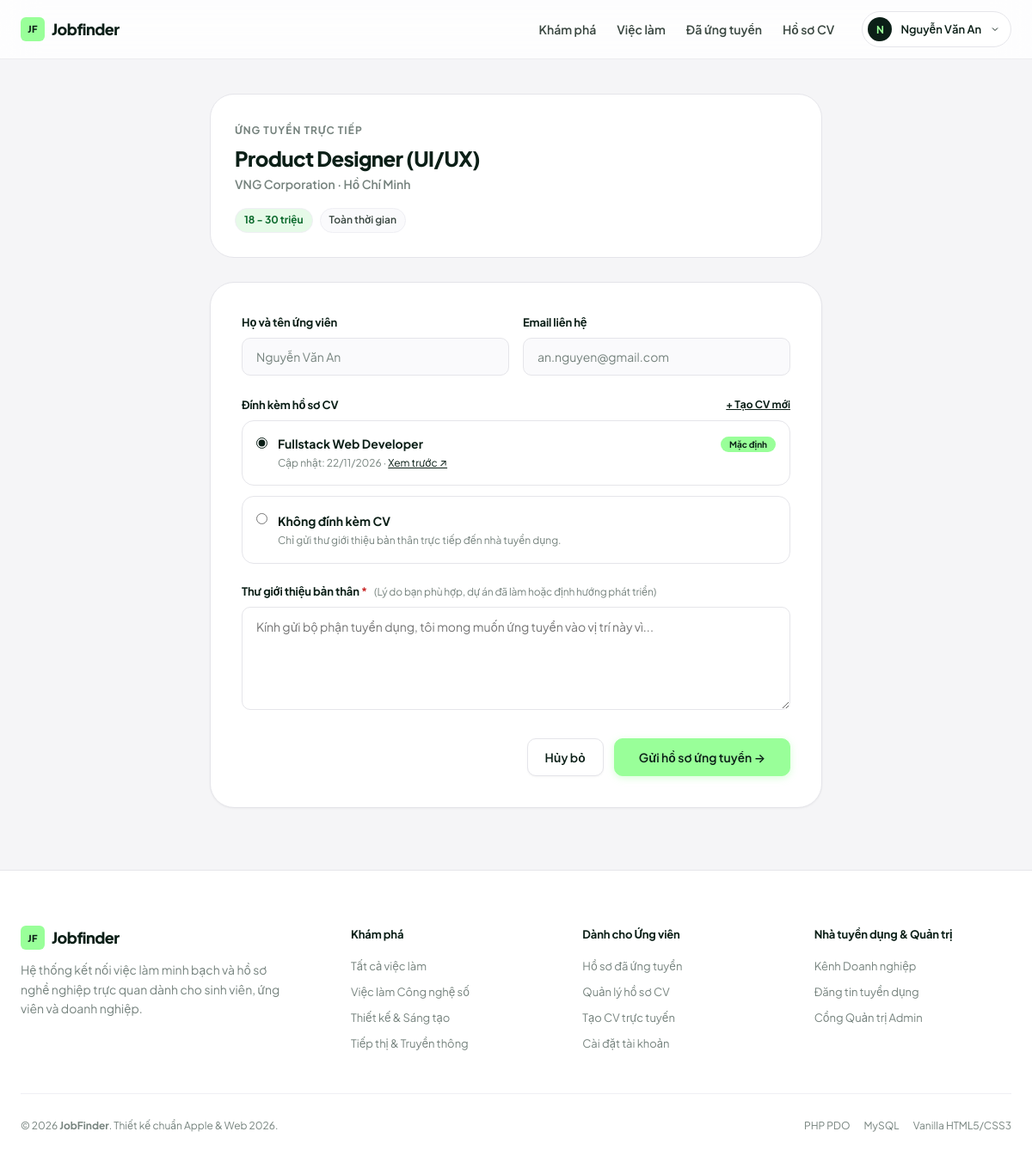
/apply.php?job_id=3 (signed in), run on the app's committed database.
### tables this page shows
CREATE TABLE `jobs` (
  `id` INT AUTO_INCREMENT PRIMARY KEY,
  `employer_id` INT NULL,
  `title` VARCHAR(150) NOT NULL,
  `company` VARCHAR(100) NOT NULL,
  `location` VARCHAR(100) NOT NULL,
  `category` VARCHAR(100) NOT NULL,
  `salary` VARCHAR(100) NOT NULL,
  `salary_value` INT DEFAULT 0,
  `job_type` VARCHAR(50) NOT NULL DEFAULT 'Toàn thời gian',
  `experience` VARCHAR(50) NOT NULL DEFAULT 'Không yêu cầu',
  `description` TEXT NOT NULL,
  `requirements` TEXT NOT NULL,
  `deadline` DATE NULL,
  `views` INT NOT NULL DEFAULT 0,
  `status` VARCHAR(20) NOT NULL DEFAULT 'active',
  `created_at` TIMESTAMP DEFAULT CURRENT_TIMESTAMP,
  CONSTRAINT `fk_job_employer` FOREIGN KEY (`employer_id`) REFERENCES `users` (`id`) ON DELETE SET NULL
);

CREATE TABLE `cvs` (
  `id` INT AUTO_INCREMENT PRIMARY KEY,
  `user_id` INT NOT NULL,
  `title` VARCHAR(150) NOT NULL DEFAULT 'Hồ sơ nghề nghiệp',
  `full_name` VARCHAR(100) NOT NULL,
  `email` VARCHAR(100) NOT NULL,
  `phone` VARCHAR(20) NULL,
  `address` VARCHAR(200) NULL,
  `summary` TEXT NULL,
  `education` TEXT NULL,
  `experience` TEXT NULL,
  `skills` TEXT NULL,
  `certifications` TEXT NULL,
  `languages` VARCHAR(255) NULL,
  `cv_link` VARCHAR(255) NULL,
  `is_default` TINYINT(1) NOT NULL DEFAULT 0,
  `created_at` TIMESTAMP DEFAULT CURRENT_TIMESTAMP,
  `updated_at` TIMESTAMP NULL ON UPDATE CURRENT_TIMESTAMP,
  CONSTRAINT `fk_cv_user` FOREIGN KEY (`user_id`) REFERENCES `users` (`id`) ON DELETE CASCADE
);

### apply.php (the view, shortened to what this page needs)
<?php
require_once 'config/database.php';
$job_id = isset($_GET['job_id']) ? (int)$_GET['job_id'] : (isset($_POST['job_id']) ? (int)$_POST['job_id'] : 0);
$user_id = (int)$_SESSION['user_id'];
$user_email = $_SESSION['user_email'];
$stmt = $pdo->prepare("SELECT * FROM jobs WHERE id = :id AND status = 'active' LIMIT 1");
$stmt->execute([':id' => $job_id]);
$job = $stmt->fetch();
$cv_stmt = $pdo->prepare("SELECT id, title, is_default, updated_at, created_at FROM cvs WHERE user_id = ? ORDER BY is_default DESC, created_at DESC");
$cv_stmt->execute([$user_id]);
$user_cvs = $cv_stmt->fetchAll();
$cover_letter = '';
require_once 'includes/header.php';
?>
<section class="section" style="padding-top:40px;">
    <div class="container" style="max-width:760px;">
        <div style="background:var(--surface); border-radius:var(--radius-xl); border:1px solid var(--line); padding:28px; margin-bottom:28px;">
            <span class="section-eyebrow">Ứng tuyển trực tiếp</span>
            <h1 style="font-size:24px; font-weight:800; letter-spacing:-0.025em; color:var(--ink); margin-bottom:6px;">
                <?php echo htmlspecialchars($job['title']); ?>
            </h1>
            <div style="font-size:14px; font-weight:600; color:var(--muted); margin-bottom:16px;">
                <?php echo htmlspecialchars($job['company']); ?> &middot; <?php echo htmlspecialchars($job['location']); ?>
            </div>
            <div style="display:flex; gap:8px;">
                <span class="chip" style="background:var(--status-success-bg); color:var(--status-success-text); font-weight:700;">
                    <?php echo htmlspecialchars($job['salary']); ?>
                </span>
                <span class="chip"><?php echo htmlspecialchars($job['job_type']); ?></span>
            </div>
        </div>
        <div class="form-card">
            <form action="apply.php" method="POST">
                <div style="display:grid; grid-template-columns:1fr 1fr; gap:16px; margin-bottom:24px;">
                    <div class="form-group" style="margin-bottom:0;">
                        <label class="form-label">Họ và tên ứng viên</label>
                        <input type="text" class="form-control" value="<?php echo htmlspecialchars($user_name); ?>" readonly style="background:var(--surface-subtle); color:var(--muted);">
                    </div>
                    <div class="form-group" style="margin-bottom:0;">
                        <label class="form-label">Email liên hệ</label>
                        <input type="email" class="form-control" value="<?php echo htmlspecialchars($user_email); ?>" readonly style="background:var(--surface-subtle); color:var(--muted);">
                    </div>
                </div>
                <div class="form-group">
                    <div style="display:flex; justify-content:space-between; align-items:center; margin-bottom:8px;">
                        <label class="form-label" style="margin-bottom:0;">Đính kèm hồ sơ CV</label>
                        <a href="cv-builder.php" target="_blank" style="font-size:12px; font-weight:700; color:var(--ink); text-decoration:underline;">+ Tạo CV mới</a>
                    </div>
                    <?php if (empty($user_cvs)): ?>
                        <div style="padding:16px; border:1px dashed var(--line); border-radius:var(--radius-md); background:var(--surface-subtle); margin-bottom:12px;">
                            <div style="font-size:13px; color:var(--ink-secondary); margin-bottom:4px;">Bạn chưa có hồ sơ CV trên JobFinder.</div>
                            <div style="font-size:12px; color:var(--muted);">Bạn có thể nộp kèm thư giới thiệu ngay bên dưới hoặc <a href="cv-builder.php" target="_blank" style="color:var(--ink); text-decoration:underline; font-weight:600;">tạo CV trực tuyến</a> trước khi nộp.</div>
                        </div>
                    <?php else: ?>
                        <div class="radio-cards-grid" style="grid-template-columns:1fr; margin-bottom:16px;">
                            <?php foreach ($user_cvs as $i => $cv): ?>
                                <label class="radio-card">
                                    <input type="radio" name="cv_id" value="<?php echo $cv['id']; ?>" <?php echo ($i === 0) ? 'checked' : ''; ?>>
                                    <div class="radio-card-content" style="flex:1;">
                                        <div style="display:flex; justify-content:space-between; align-items:center;">
                                            <span class="radio-card-title"><?php echo htmlspecialchars($cv['title']); ?></span>
                                            <?php if ($cv['is_default']): ?>
                                                <span class="badge badge--active" style="font-size:10px;">Mặc định</span>
                                            <?php endif; ?>
                                        </div>
                                        <div class="radio-card-desc">
                                            Cập nhật: <?php echo date('d/m/Y', strtotime($cv['updated_at'] ?? $cv['created_at'])); ?> &middot;
                                            <a href="cv-preview.php?id=<?php echo $cv['id']; ?>" target="_blank" style="color:var(--ink); text-decoration:underline;">Xem trước ↗</a>
                                        </div>
                                    </div>
                                </label>
                            <?php endforeach; ?>
                            <label class="radio-card">
                                <input type="radio" name="cv_id" value="">
                                <div class="radio-card-content">
                                    <span class="radio-card-title">Không đính kèm CV</span>
                                    <div class="radio-card-desc">Chỉ gửi thư giới thiệu bản thân trực tiếp đến nhà tuyển dụng.</div>
                                </div>
                            </label>
                        </div>
                    <?php endif; ?>
                </div>
                <div class="form-group">
                    <label class="form-label">
                        Thư giới thiệu bản thân <span style="color:var(--status-danger-text);">*</span>
                        <span class="form-label-desc">(Lý do bạn phù hợp, dự án đã làm hoặc định hướng phát triển)</span>
                    </label>
                    <textarea name="cover_letter" class="form-control form-textarea" placeholder="Kính gửi bộ phận tuyển dụng, tôi mong muốn ứng tuyển vào vị trí này vì..."><?php echo htmlspecialchars($cover_letter); ?></textarea>
                </div>
                <div style="display:flex; justify-content:flex-end; gap:12px; margin-top:28px;">
                    <a href="job-detail.php?id=<?php echo $job_id; ?>" class="btn btn-secondary">Hủy bỏ</a>
                    <button type="submit" class="btn btn-primary" style="padding:14px 28px;">
                        Gửi hồ sơ ứng tuyển →
                    </button>
                </div>
            </form>
        </div>
    </div>
</section>
<?php require_once 'includes/footer.php'; ?>

### data on the page
jobs: title "Product Designer (UI/UX)", company "VNG Corporation", location "Hồ Chí Minh", salary "18 - 30 triệu", job_type "Toàn thời gian"
cvs: title "Fullstack Web Developer", is_default "Mặc định", updated_at+created_at "22/11/2026"

### other printed values
mb_strtoupper(mb_substr(htmlspecialchars($user_name), 0, 1)) "N"
$user_name "Nguyễn Văn An"
